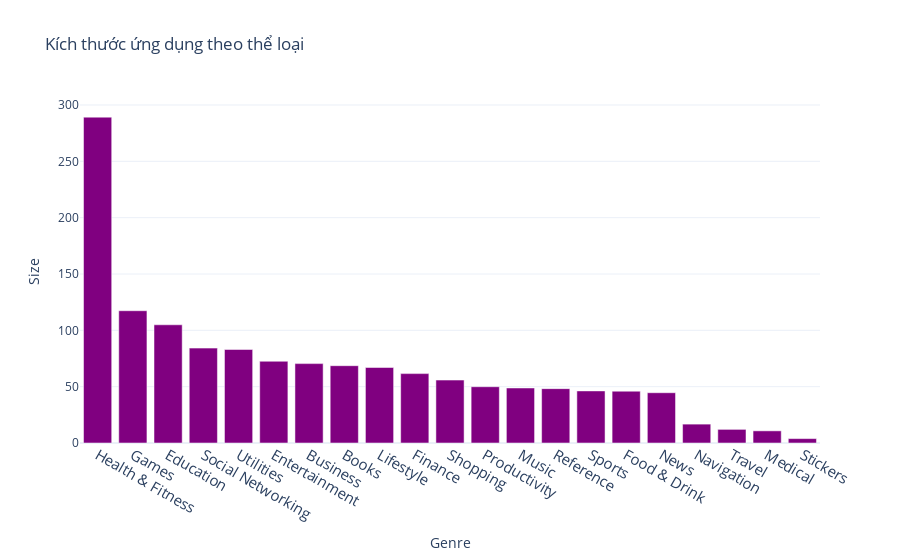

Notebook code cell kept with this figure:
### Code cell
a = []
b = []
for x,y in games.groupby('Primary Genre')[['Size']].mean().sort_values(by = ['Size'], ascending = False).iteritems():
    for w,z in y.iteritems():
        a.append(w)
        b.append(z)
          
fig = go.Figure([go.Bar(x =a ,y = b, marker_color='purple')])
fig.update_layout(template='plotly_white',title_text='Kích thước ứng dụng theo thể loại')
fig.update_yaxes(title_text='Size')
fig.update_xaxes(title_text='Genre',tickfont_size=15)
fig.show()

### Figure 1 — Plotly figure (JSON) as saved in the notebook; plotly's stock layout.template omitted (floating-point values rounded to 4 significant figures)
{"data": [{"marker": {"color": "purple"}, "type": "bar", "x": ["Health & Fitness", "Games", "Education", "Social Networking", "Utilities", "Entertainment", "Business", "Books", "Lifestyle", "Finance", "Shopping", "Productivity", "Music", "Reference", "Sports", "Food & Drink", "News", "Navigation", "Travel", "Medical", "Stickers"], "y": [289.2, 117.4, 104.9, 84.21, 82.99, 72.55, 70.46, 68.61, 67.02, 61.59, 55.85, 49.95, 48.84, 48.25, 46.23, 45.99, 44.63, 16.76, 12.1, 10.78, 3.909]}], "layout": {"title": {"text": "Kích thước ứng dụng theo thể loại"}, "xaxis": {"tickfont": {"size": 15}, "title": {"text": "Genre"}}, "yaxis": {"title": {"text": "Size"}}}}
